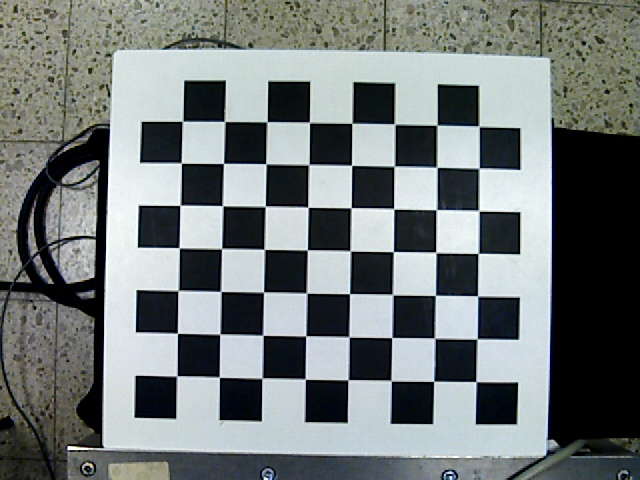
#> input picture WAITING_POSE.jpg, 640 x 480 px
$ python -i image_processor.py   (imports and definitions only)
#> lines starting #> are read from the running program, lines starting #| are printed output that depends on the picture; after the words box and inside, x2 and y2 are one past the last pixel; in counts of white or black regions, pixels touching at a corner belong together
import cv2
import numpy as np
import logging


class ImageProcessor:
    def __init__(self):

        self._logger = logging.getLogger(f'{__name__}.{self.__class__.__name__}')
        self._logger.debug(f'ImageProcessor({self}) was initialized.')

    # [12 lines left out: functions load_camera_params, undistort_frame, not called in this run]

    def apply_binarization(self, gray, binarization='standard'):
        if binarization == 'standard' or binarization == 'raw':
            _, mask = cv2.threshold(gray, 170, 255, cv2.THRESH_BINARY)
        elif binarization == 'adaptive':
            mask = cv2.adaptiveThreshold(gray, 255, cv2.ADAPTIVE_THRESH_MEAN_C, cv2.THRESH_BINARY_INV, 7, 5)
        elif binarization == 'canny':
            blur = cv2.GaussianBlur(gray.copy(), (5, 5), 0)
            mask = cv2.Canny(blur, 50, 150)
        elif binarization == 'otsu':
            blur = cv2.GaussianBlur(gray, (5, 5), 0)
            _, mask = cv2.threshold(blur, 0, 255, cv2.THRESH_BINARY + cv2.THRESH_OTSU)
        else:
            raise ValueError("Unknown binarization method")
        return mask

    # [158 lines left out: functions crop_image, ignore_background, calculate_rvec_tvec, show_chess_corner, get_roi_points, find_centroid and 1 more, not called in this run]

>>> import cv2
>>> picture = cv2.imread('../WAITING_POSE.jpg', cv2.IMREAD_GRAYSCALE)
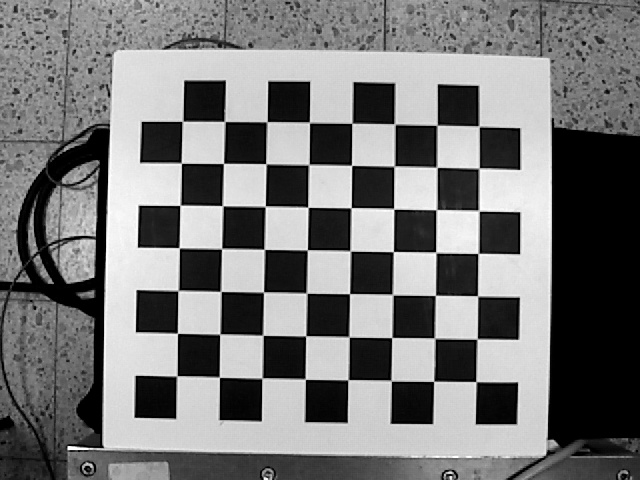
#> picture: shape (480, 640); min 0, max 255, mean 119.4
>>> result = ImageProcessor().apply_binarization(picture)
#> in apply_binarization, `_, mask = cv2.threshold(gray, 170, 255, cv2.THRESH_BINARY)`:
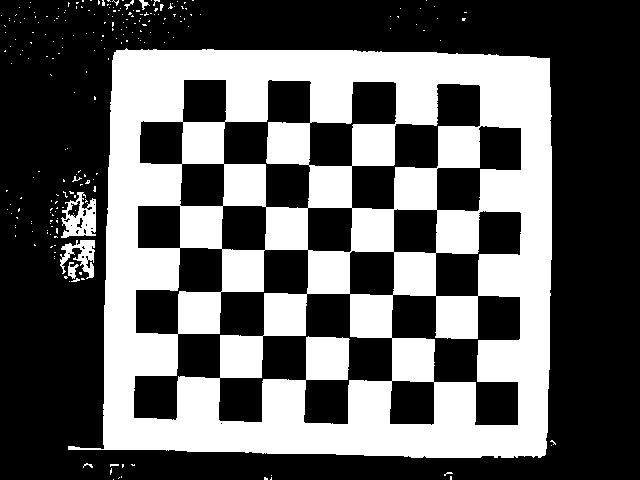
#> mask: shape (480, 640); 37.6% white; 226 white regions (218 under 20 px), largest, box (x1, y1, x2, y2) and area: (68, 48, 552, 458) 113053, (61, 192, 96, 238) 916, (60, 240, 95, 279) 635
